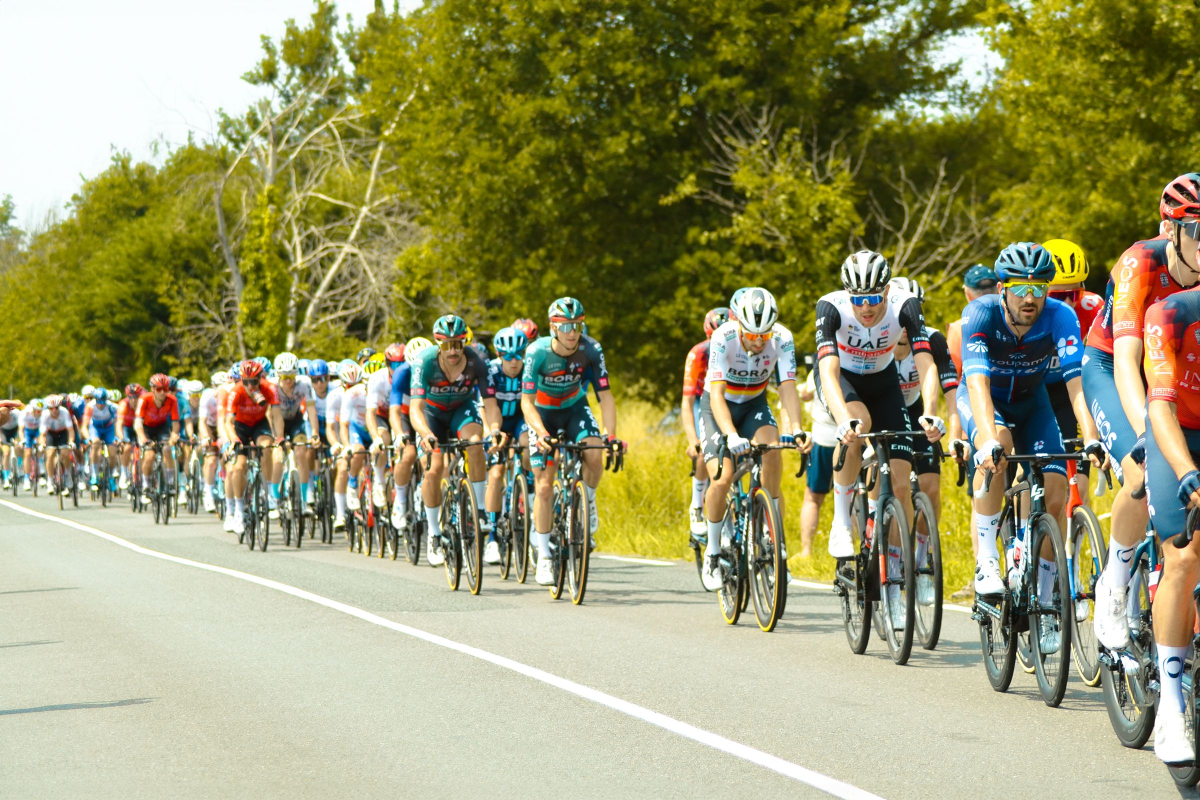
#> input picture context/images/edge/samples/sample-road-peloton-5.jpg, 2400 x 1600 px, given in place of sample-road-peloton-5.jpg-mask-ref.png, which was not available (shown at 1/2 size)
$ python xor.py ../../../images/edge/samples/sample-road-peloton-5.jpg
#> lines starting #> are read from the running program, lines starting #| are printed output that depends on the picture; after the words box and inside, x2 and y2 are one past the last pixel; in counts of white or black regions, pixels touching at a corner belong together; pictures that were not available may be replaced by others from this repository, and a replacement may not be noted
"""Diff map of the two masks: red = reference only, blue = render only, black = both."""
import sys
import numpy as np
from PIL import Image, ImageFilter
pre = sys.argv[1]
a = np.asarray(Image.open(f"{pre}-mask-ref.png").convert("L")) < 128
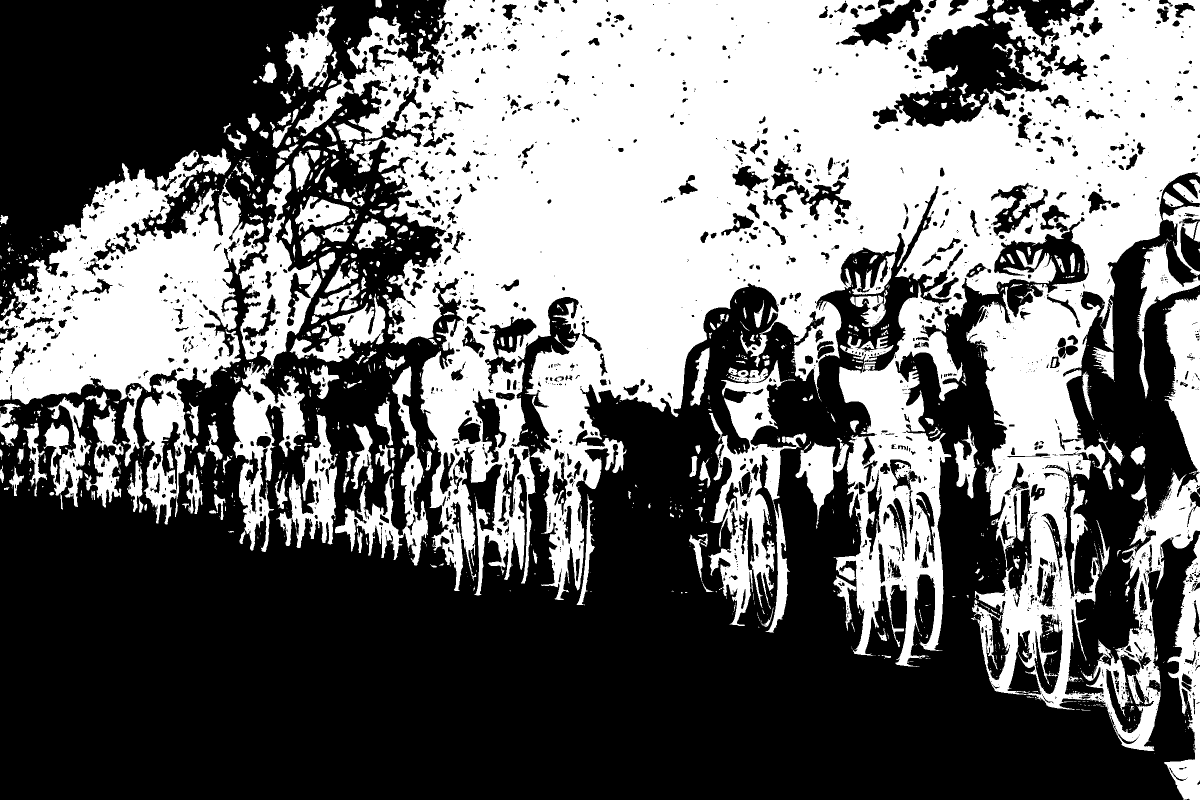
#> a: shape (1600, 2400) bool (shown at 1/2 size); 42.5% white; 1331 white regions (964 under 20 px), largest, box (x1, y1, x2, y2) and area: (694, 0, 2400, 1502) 1185287, (0, 300, 528, 1049) 162356, (465, 329, 643, 1104) 44054
b = np.asarray(Image.open(f"{pre}-mask-render.png").convert("L")) < 128
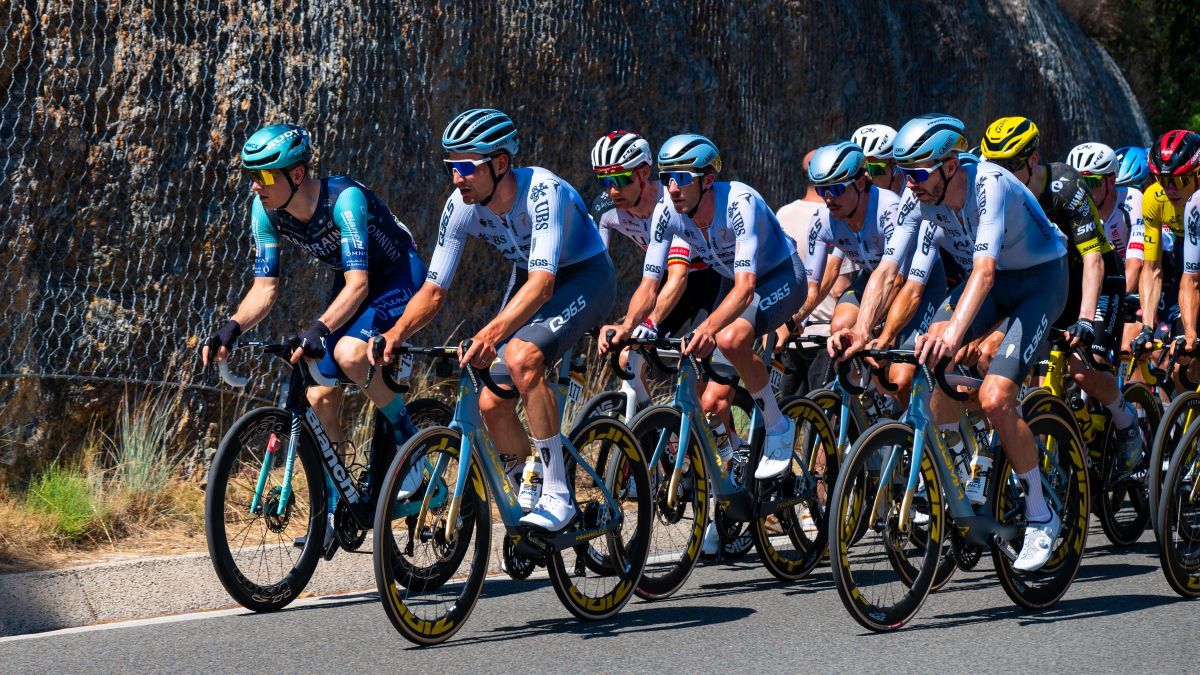
#> input picture context/images/edge/samples/sample-road-race-group-6.jpg, 2400 x 1350 px, given in place of sample-road-peloton-5.jpg-mask-render.png, which was not available (shown at 1/2 size)
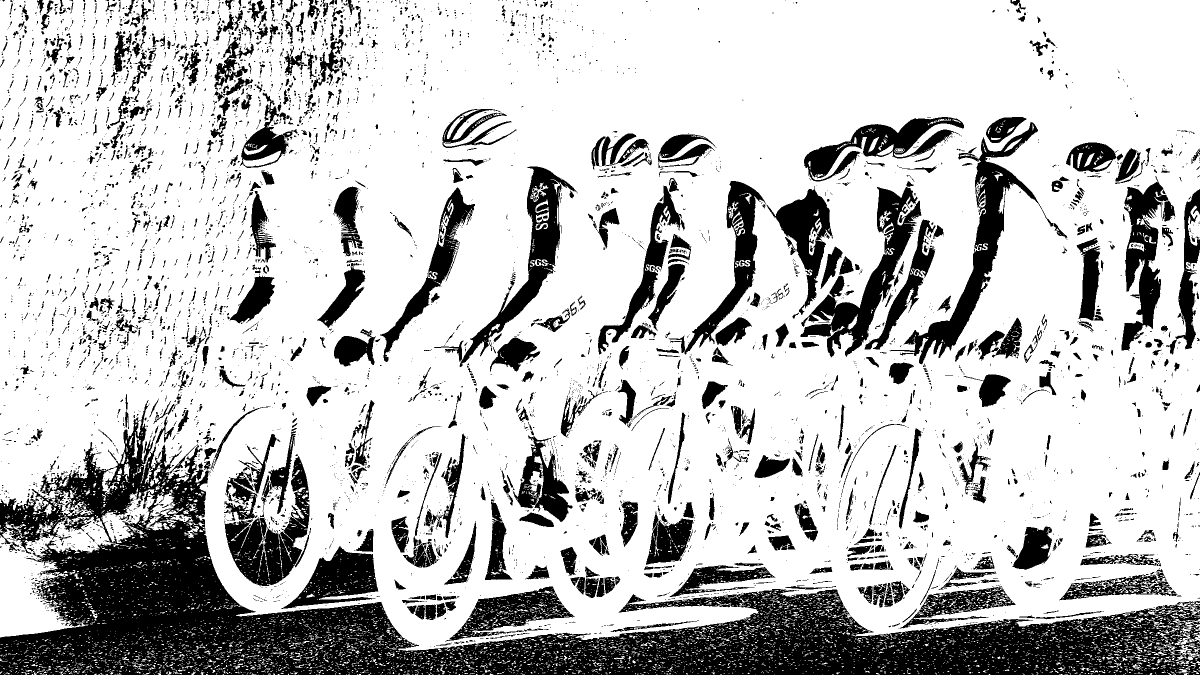
#> b: shape (1350, 2400) bool (shown at 1/2 size); 76.2% white; 5436 black regions (4280 under 20 px), largest, box (x1, y1, x2, y2) and area: (0, 800, 2400, 1350) 313073, (1779, 244, 2135, 729) 22410, (1601, 374, 1843, 715) 20532
out = np.full(a.shape + (3,), 255, np.uint8)
#> (the run stopped early here; a loop or call above may not have finished)
